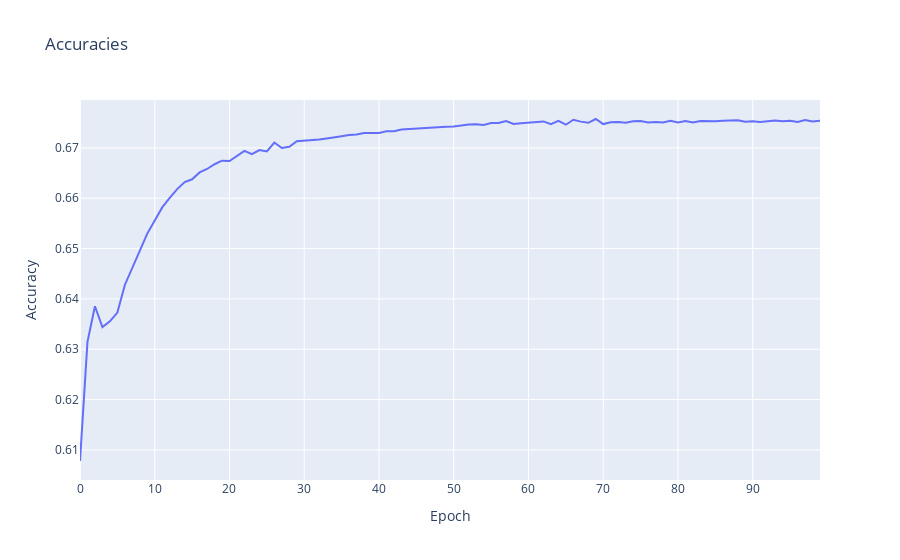

The notebook cell this image was saved under:
### Code cell
px.line(y=accuracies, title="Accuracies", labels={"x": "Epoch", "y": "Accuracy"})
